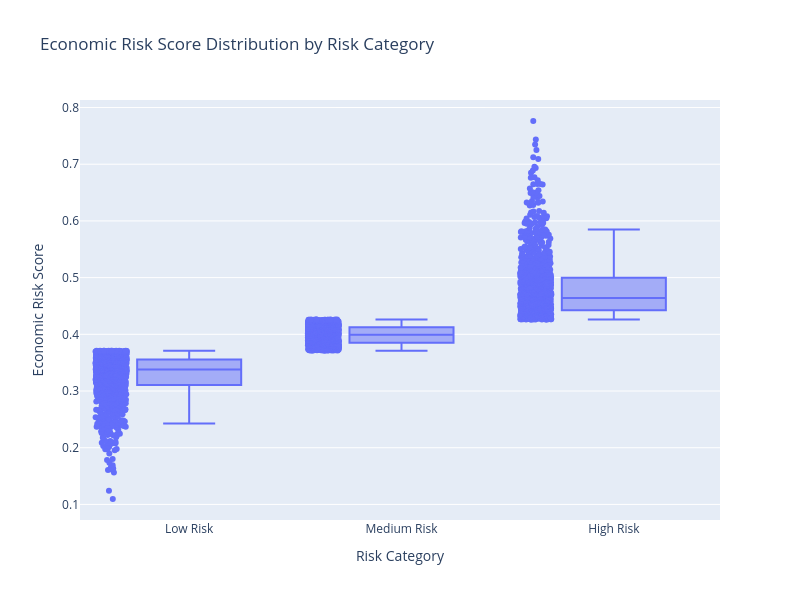

The code cell stored with this chart in its notebook:
### Markdown cell above
## Economic Risk Score Distribution by Category

This plot shows how the economic risk score is distributed within each risk category.

It helps confirm whether the categories are clearly separated and whether the scoring method produces meaningful group differences.

### Code cell
# -------------------------------------------------------
# Economic Risk Score Distribution by Risk Category
# -------------------------------------------------------

import plotly.express as px

fig = px.box(
    df,
    x="risk_category",
    y="economic_risk_score",
    points="all",
    category_orders={"risk_category": ["Low Risk", "Medium Risk", "High Risk"]},
    title="Economic Risk Score Distribution by Risk Category",
    labels={
        "risk_category": "Risk Category",
        "economic_risk_score": "Economic Risk Score"
    }
)

fig.update_layout(
    width=800,
    height=600
)

fig.show()

### Figure 1 — Plotly figure (JSON) as saved in the notebook; plotly's stock layout.template omitted (floating-point values rounded to 4 significant figures; data arrays with more than 128 entries replaced by an {"elided": "..."} marker saying what was removed)
{"data": [{"alignmentgroup": "True", "boxpoints": "all", "hovertemplate": "Risk Category=%{x}<br>Economic Risk Score=%{y}<extra></extra>", "legendgroup": "", "marker": {"color": "#636efa"}, "name": "", "notched": false, "offsetgroup": "", "orientation": "v", "showlegend": false, "type": "box", "x": {"elided": "3222 str values"}, "x0": " ", "xaxis": "x", "y": {"elided": "3222 float values"}, "y0": " ", "yaxis": "y"}], "layout": {"boxmode": "group", "height": 600, "legend": {"tracegroupgap": 0}, "title": {"text": "Economic Risk Score Distribution by Risk Category"}, "width": 800, "xaxis": {"anchor": "y", "autorange": true, "categoryarray": ["Low Risk", "Medium Risk", "High Risk"], "categoryorder": "array", "domain": [0, 1], "range": [-0.5141, 2.5], "title": {"text": "Risk Category"}, "type": "category"}, "yaxis": {"anchor": "x", "autorange": true, "domain": [0, 1], "range": [0.07253, 0.8133], "title": {"text": "Economic Risk Score"}, "type": "linear"}}}
